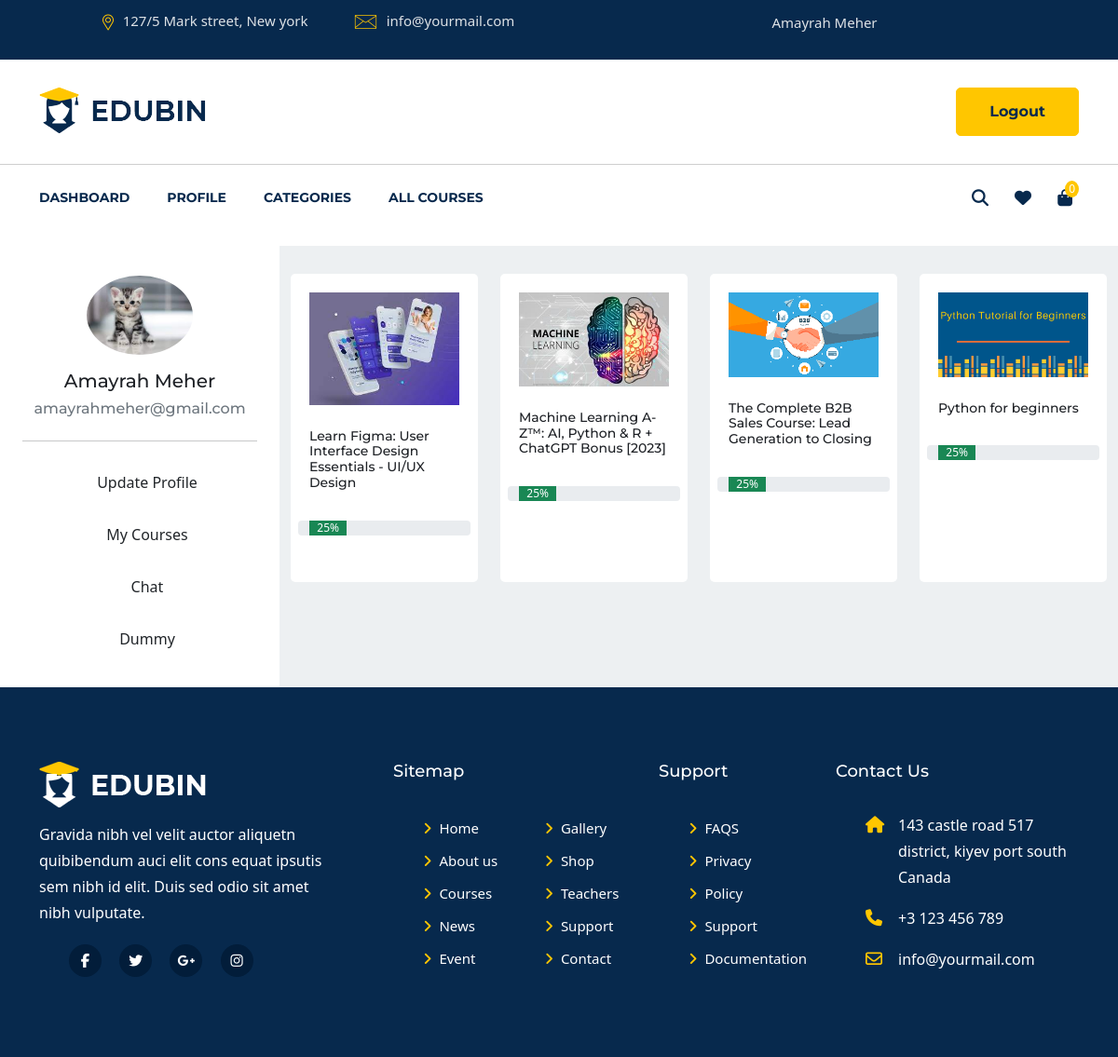
The page /user/dashboard/ (signed in) on the database its author committed.
### user/models.py (models this page shows, shortened)
class User(AbstractUser):
    username = models.CharField(_("Username"), max_length=150)
    email = models.EmailField(_("email address"), unique=True)
    USERNAME_FIELD = "email"
    REQUIRED_FIELDS = []
    objects = CustomUserManager()
    @property
    def full_name(self):
        return f"{self.first_name} {self.last_name}"

class Student(models.Model):
    student = models.OneToOneField(User, on_delete=models.CASCADE, primary_key=True,
                                   )
    profile_image = models.ImageField(
        null=True, blank=True, upload_to="profile_pictures/student/")
    @property
    def profile_image_url(self):
        if self.profile_image and hasattr(self.profile_image, 'url'):
            return self.profile_image.url
        else:
            return "/static/images/profile/user.png"

### student/models.py (models this page shows, shortened)
class EnrolledCourses(models.Model):
    course = models.ForeignKey(
        "instructor.Course", on_delete=models.CASCADE)
    student = models.ForeignKey(
        Student, on_delete=models.CASCADE)
    class Meta:
        unique_together = ('course', 'student')

### instructor/models.py (models this page shows, shortened)
class Course(models.Model):
    STATUS = (
        ('PUBLISH', 'PUBLISH'),
        ('DRAFT', 'DRAFT'),
    )
    title = models.CharField(max_length=300)
    description = models.TextField()
    created_at = models.DateField(auto_now_add=True)
    featured_image = models.ImageField(
        upload_to='course/featured_images/', null=True, blank=True)
    price = models.IntegerField(
        null=True, default=0, blank=True)
    discount = models.IntegerField(null=True, blank=True)
    slug = models.SlugField(unique=True, null=True,
                            blank=True, max_length=300)
    status = models.CharField(choices=STATUS, max_length=100, null=True)
    author = models.ForeignKey("user.Instructor", on_delete=models.CASCADE)
    category = models.ForeignKey(
        Category, on_delete=models.CASCADE)
    level = models.ForeignKey(Level, on_delete=models.CASCADE)

### user/views.py (the view)
# urls.py: path('dashboard/', user_view.dashboard, name='dashboard'),
@login_required
def dashboard(request):
    print("you are in dashboard")
    user = request.user
    my_courses = EnrolledCourses.objects.filter(student=user.student)
    if user:
        context = {
            'user': user,
            'my_courses': my_courses,
        }
        return render(request, 'user/dashboard.html', context)
    return Http404

### user/context_processor.py (called while the page is built)
def common_context(request):
    context = {}
    categories = Category.objects.all()
    courses = Course.objects.filter(status='PUBLISH').all()
    context['categories'] = categories
    context['courses'] = courses
    return context

def student_cart_count(request):
    if request.path.startswith('/admin/'):
        return {}
    if request.path.startswith('/instructor/'):
        return {}
    if request.user.is_authenticated:
        no_of_items_cart = Cart.objects.filter(student=request.user.student).count()
        return {'count' : no_of_items_cart }
    return {}

### user/templates/user/dashboard.html (shortened to what this page needs)
{% extends 'lms_main/base.html' %}
{% load static %}
{% block navbar %}
{% include 'lms_main/components/navbar.html' %}
{% endblock %}
{% block main %}
<div class="container-fluid h-100">
    <div class="row">
        <div class="col-3 h-100 p-4">
            <div class="row d-flex justify-content-center my-2">
                <img src="{{ user.student.profile_image_url }}" alt="profile image" class="w-50" style="border-radius: 50%;">
            </div>
            <div class="row d-flex justify-content-center my-3">
                <h5 class="text-center">{{ user.full_name }}</h5>
                <h6 class="text-center text-secondary">{{ user.email }}</h6>
            </div>
            <hr>
            <div class="row">
                <div class="text-center p-2 m-2 menu-item" id="profile">
                    <a class="text-dark" href="">Update Profile</a>
                </div>
            </div>
            <div class="row">
                <div class="text-center p-2 m-2 menu-item" id="course">
                    <a class="text-dark" href="">My Courses</a>
                </div>
            </div>
            <div class="row">
                <div class="text-center p-2 m-2 menu-item" id="course">
                    <a class="text-dark" href="">Chat</a>
                </div>
            </div>
            <div class="row">
                <div class="text-center p-2 m-2 menu-item" id="course">
                    <a class="text-dark" href="">Dummy</a>
                </div>
            </div>
        </div>
        <div class="col-9" style="background: #edf0f2;">
            <div class="row justify-content-evenly">
                {% for course in my_courses %}
                <div class="col-lg-3 col-md-6 col-sm-8">
                    <div class="singel-publication mt-30 h-100">
                        <div class="image">
                            <img src="{{ course.course.featured_image.url }}" alt="enrolled-course">
                        </div>
                        <div class="cont">
                            <div class="name">
                                <a href="{% url 'user:my-course-detail' course.course.slug %}">
                                    <h6>{{ course.course.title }}</h6>
                                </a>
                            </div>
                        </div>
                        <br>
                        <div class="row">
                            <div class="progress" role="progressbar" aria-label="Success example" aria-valuenow="25" aria-valuemin="0"
                                aria-valuemax="100">
                                <div class="progress-bar bg-success" style="width: 25%">25%</div>
                            </div>
                        </div>
                    </div>
                </div>
                {% endfor %}
            </div>
        </div>
    </div>
</div>
{% include 'lms_main/components/footer.html' %}
{% endblock %}

### lms_main/templates/lms_main/components/navbar.html (shortened to what this page needs)
{% load static %}
<header id="header-part">
    <div class="header-top d-none d-lg-block">
        <div class="container">
            <div class="row">
                <div class="col-lg-6">
                    <div class="header-contact text-lg-left text-center">
                        <ul>
                            <li><img src="{% static 'images/all-icon/map.png' %}" alt="icon"><span>127/5 Mark street, New york</span>
                            </li>
                            <li><img src="{% static 'images/all-icon/email.png' %}" alt="icon"><span>info@yourmail.com</span></li>
                        </ul>
                    </div>
                </div>
                {% if user.is_authenticated %}
                <div class="col-lg-6">
                    <div class="header-opening-time text-lg-right text-center">
                        <p>{{ user.full_name }}</p>
                    </div>
                </div>
                {% endif %}
            </div>
        </div>
    </div>
    <div class="header-logo-support pt-30 pb-30">
        <div class="container">
            <div class="row">
                <div class="col-lg-4 col-md-4">
                    <div class="logo">
                        <a href="{% url 'lms_main:home' %}">
                            <img src="{% static 'images/logo.png' %}" alt="Logo">
                        </a>
                    </div>
                </div>
                <div class="col-lg-8 col-md-8">
                    <div class="support-button float-right d-none d-md-block">
                        {% if user.is_authenticated %}
                        <div class="button float-left">
                            <a href="{% url 'user:logout-user' %}" class="main-btn">Logout</a>
                        </div>
                        {% endif %}
                    </div>
                </div>
            </div>
        </div>
    </div>
{% if user.is_authenticated %}
    {% if user.student %}
    <div class="navigation">
        <div class="container">
            <div class="row">
                <div class="col-lg-10 col-md-10 col-sm-9 col-8">
                    <nav class="navbar navbar-expand-lg">
                        <div class="collapse navbar-collapse sub-menu-bar" id="navbarSupportedContent">
                            <ul class="navbar-nav mr-auto">
                                <li class="nav-item">
                                    <a href="{% url 'user:dashboard' %}">Dashboard</a>
                                </li>
                                <li class="nav-item">
                                    <a href="{% url 'user:update-profile' %}">Profile</a>
                                </li>
                                <li class="nav-item">
                                    <a href="#">Categories</a>
                                </li>
                                <li class="nav-item">
                                    <a href="{% url 'lms_main:course-lists' %}">all courses</a>
                                </li>
                            </ul>
                        </div>
                    </nav>
                </div>
                {% if request.user %}
                <div class="col-lg-2 col-md-2 col-sm-3 col-4">
                    <div class="right-icon text-right">
                        <ul>
                            <li><a href="#" id="search"><i class="fa fa-search"></i></a></li>
                            <li><a href="{% url 'lms_main:save-for-later' %}" id=""><i class="fa-solid fa-heart"></i></a></li>
                            <li><a href="{% url 'lms_main:shopping-cart' %}"><i class="fa fa-shopping-bag"></i><span>{{count}}</span></a></li>
                        </ul>
                    </div>
                </div>
                {% endif %}
            </div>
        </div>
    </div>
    {% endif %}
                {% endif %}
</header>

### static/css/default.css (style rules this page uses)
.mt-30 { margin-top: 30px; }
.pt-30 { padding-top: 30px; }
.pb-30 { padding-bottom: 30px; }

### static/css/style.css (style rules this page uses)
body { font-family: 'Roboto', sans-serif; font-weight: 400; font-style: normal; -webkit-font-smoothing: antialiased; -moz-osx-font-smoothing: grayscale; }
img { max-width: 100%; }
i, span, a { display: inline-block; text-decoration: none !important; }
h1, h2, h3, h4, h5, h6 { font-family: 'Montserrat', sans-serif; font-weight: 700; color: #1d2025; margin: 0px; }
h5 { font-size: 18px; }
h6 { font-size: 16px; }
ul,ol { margin: 0px; padding: 0px; list-style-type: none; }
p { font-size: 16px; font-weight: 400; line-height: 28px; color: #505050; margin: 0px; }
.main-btn { display: inline-block; font-weight: 500; text-align: center; white-space: nowrap; vertical-align: middle; -webkit-user-select: none; -moz-user-select: none; -ms-user-select: none; user-select: none; border: 1px solid #ffc600; padding: 0 35px; font-size: 16px; font-family: 'Montserrat', sans-serif; font-weight: 700; line-height: 50px; border-radius: 5px; color: #07294d; cursor: pointer; position: relative; overflow: hidden; z-index: 5; -webkit-transition: 0.4s ease-in-out; transition: 0.4s ease-in-out; background-color: #ffc600; }
.header-top { background-color: #07294d; padding-top: 10px; padding-bottom: 10px; }
.header-contact ul li { display: inline-block; margin-right: 45px; }
.header-contact ul li:last-child { margin-right: 0; }
.header-contact ul li span { color: #dee2e6; font-size: 15px; font-weight: 400; margin-left: 10px; }
.header-opening-time p { color: #dee2e6; font-size: 15px; font-weight: 400; }
.header-logo-support { border-bottom: 1px solid #cecece; }
.support-button .button { margin-left: 60px; }
.navigation .navbar { padding: 0; }
.navigation .navbar .navbar-nav li { margin-right: 40px; position: relative; }
.navigation .navbar .navbar-nav li:last-child { margin-right: 0; }
.navigation .navbar .navbar-nav li a { font-size: 14px; font-family: 'Montserrat', sans-serif; font-weight: 700; color: #07294d; text-transform: uppercase; -webkit-transition: all 0.4s linear; transition: all 0.4s linear; padding: 25px 0; }
.right-icon ul li { display: inline-block; margin-right: 17px; padding: 22px 0; }
.right-icon ul li:last-child { margin-right: 0; }
.right-icon ul li a { font-size: 18px; color: #07294d; position: relative; padding-right: 7px; }
.right-icon ul li a span { font-size: 12px; color: #fff; background-color: #ffc600; border-radius: 50%; padding: 0px 4px; position: absolute; top: -5px; right: 0; }
.singel-publication { background-color: #fff; padding: 20px; border-radius: 5px; }
.singel-publication .image { position: relative; }
.singel-publication .image img { width: 100%; }
.singel-publication .cont { display: -moz-flex; display: -ms-flex; display: -o-flex; display: -webkit-box; display: -ms-flexbox; display: flex; -webkit-box-align: center; -ms-flex-align: center; align-items: center; padding-top: 25px; }
.singel-publication .cont .name { width: 100%; }
.singel-publication .cont .name a { display: block; }
.singel-publication .cont .name a h6 { font-size: 14px; -webkit-transition: all 0.4s linear; transition: all 0.4s linear; }
a { text-decoration: none; }

### rows shown on the page
User: full_name "Amayrah Meher", student.profile_image_url (picture), email "amayrahmeher@gmail.com"
EnrolledCourses: course.featured_image (picture), course "Learn Figma: User Interface Design Essentials - UI/UX Design"
EnrolledCourses: course.featured_image (picture), course "Machine Learning A-Z™: AI, Python & R + ChatGPT Bonus [2023]"
EnrolledCourses: course.featured_image (picture), course "The Complete B2B Sales Course: Lead Generation to Closing"
EnrolledCourses: course.featured_image (picture), course "Python for beginners"

### other values the page prints
{{ count }} "0"
